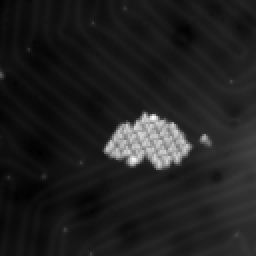
#> input picture selected_regions.jpeg, 256 x 256 px
$ jupyter execute --allow-errors img_1003.ipynb   (older library calls are emulated)
#> lines starting #> are read from the running program, lines starting #| are printed output that depends on the picture; after the words box and inside, x2 and y2 are one past the last pixel; in counts of white or black regions, pixels touching at a corner belong together
[cell 1]
import os
os.environ['KMP_DUPLICATE_LIB_OK']='True'
from matplotlib import pyplot as plt
import matplotlib
import cv2
import numpy as np
import pandas as pd
from collections import deque, namedtuple
from matplotlib import pyplot as plt, patches
import torch
from REACTRL import RealExpEnv, Episode_Memory, Createc_Controller, sac_agent, ReplayMemory, HerReplayMemory
from REACTRL import plot_graph, show_reset, show_done, show_step, image_detect_edges, image_process
matplotlib.rcParams['image.cmap'] = 'gray'
#> (the rest of this cell did not finish here and is left out)

[cell 2]
img=cv2.imread('selected_regions.jpeg')
#> img is the input picture: shape (256, 256, 3); min 0, max 255, mean 31.8

img2=cv2.imread('selected_regions.jpeg')
plt.imshow(img)

[cell 3]
img[img<190]=0

[cell 4]
plt.imshow(img)
plt.scatter([147], [141])
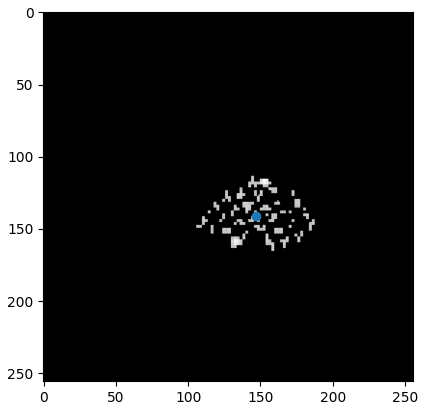
#> figure drawn by matplotlib, 1 panel

[cell 5]
img.shape
#> Out = (256, 256, 3)

[cell 6]
np.median(np.where(img>190)[1])
#> Out = 147

[cell 7]
np.where(img>190)[1].shape
#> Out = (1962,)

[cell 8]
data ={'x': np.where(img>190)[0], 'y': np.where(img>190)[1]}
data=pd.DataFrame(data)
#> data = table of 1962 rows and 2 columns

[cell 9]
data=data.drop_duplicates(ignore_index=True)
#> data = table of 654 rows and 2 columns

[cell 10]
data
#> Out = table of 654 rows and 2 columns

[cell 11]
data.loc[:, 'dist']=np.sqrt((data.x-147)**2+(data.y-141)**2)

[cell 12]
data=data.sort_values(by='dist', ascending=False, ignore_index=True)
#> data = table of 654 rows and 3 columns

[cell 13]
data
#> Out = table of 654 rows and 3 columns

[cell 14]
np.where(img>190)[1].mean()
#> Out = 147.3

[cell 15]
np.where(img>190)[2].mean()
#> Out = 1

[cell 16]
np.random.rand()

[cell 17]
check_points=[[data['x'][i], data['y'][i]] for i in range(len(data))]
#> check_points = 654 pairs, first value 114 to 165, second value 106 to 187

[cell 18]
check_points=np.array(check_points)

#> (a cell that did not finish here is left out)

[cell 20]
check_points
#> Out has the same summary as check_points

#> (a cell that did not finish here is left out)

[cell 22]
check_points.shape
#> Out = (654, 2)

[cell 23]
np.delete(check_points, np.where(check_points==np.array([144,187]))).shape
#> Out = (1285,)

[cell 24]
data
#> Out = table of 654 rows and 3 columns

[cell 25]
check_points=[[data['x'][i], data['y'][i]] for i in range(len(data))]

[cell 26]
check_points
#> Out has the same summary as check_points

#> (a cell that did not finish here is left out)

#> (a cell that did not finish here is left out)

[cell 29]
ref_x=147
ref_y=141
x_nm=-59.699
y_nm=-151.536
len_nm=50  # nm
init_len=2 # nm
move_len=5 # nm
check_points_full=[[data['x'][i], data['y'][i]] for i in range(len(data))]
#> check_points_full has the same summary as check_points

move_points=[]
plt.scatter(x_nm-len_nm/2+len_nm/256*data['x'], y_nm+len_nm/256*data['y'], s=1, c='b')
data_move_all=[]
tip_form_x=133
tip_form_y=-117
tip_len=200
tip_points=[]
tip_points.append([tip_form_x, tip_form_y])
# for i in range(len(data)):
#> (the rest of this cell did not finish here and is left out)

[cell 30]
check_points
#> Out = 653 pairs, first value 114 to 165, second value 106 to 187

[cell 31]
for i in range(len(data)):
    if np.where(img>190)[1][i]==ref_x:
        if np.where(img>190)[2][i]==ref_y:
            print(i)

[cell 32]
np.where(img[img>190])[0].mean()
#> Out = 980.5

[cell 33]
np.where(img[img>190])[0].mean()
#> Out = 980.5

[cell 34]
import numpy as np
import cv2 as cv
from matplotlib import pyplot as plt
img = cv.imread('selected_regions.jpeg')
# img[img<190]=0
assert img is not None, "file could not be read, check with os.path.exists()"
gray = cv.cvtColor(img,cv.COLOR_BGR2GRAY)
ret, thresh = cv.threshold(gray,0,255,cv.THRESH_BINARY_INV+cv.THRESH_OTSU)
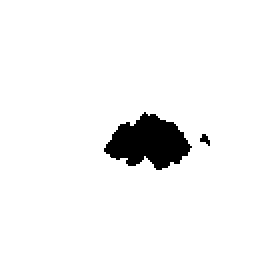
#> thresh: shape (256, 256); 95.1% white; 2 black regions, box (x1, y1, x2, y2) and area: (104, 112, 192, 170) 3119, (200, 134, 210, 146) 68
#> ret = 95

# noise removal
kernel = np.ones((5,5),np.uint8)
opening = cv.morphologyEx(thresh,cv.MORPH_OPEN,kernel, iterations = 2)
#> opening: shape (256, 256); 95% white; 2 black regions, box (x1, y1, x2, y2) and area: (104, 112, 192, 170) 3195, (200, 134, 210, 146) 68
# sure background area
sure_bg = cv.dilate(opening,kernel,iterations=3)
#> sure_bg: shape (256, 256); 97.5% white; 1 black region, box (x1, y1, x2, y2) and area: (116, 120, 182, 162) 1627
# Finding sure foreground area
dist_transform = cv.distanceTransform(opening,cv.DIST_L2,5)
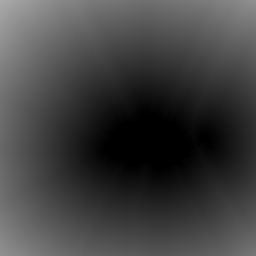
#> dist_transform: shape (256, 256) float32; min 0, max 171.2, mean 65.1
ret, sure_fg = cv.threshold(dist_transform,0.7*dist_transform.max(),255,0)
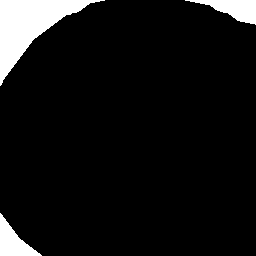
#> sure_fg: shape (256, 256) float32; 7.6% white; 3 white regions, box (x1, y1, x2, y2) and area: (0, 0, 105, 86) 3286, (185, 0, 256, 25) 851, (0, 213, 42, 256) 812
#> ret = 119.8
# Finding unknown region
sure_fg = np.uint8(sure_fg)
unknown = cv.subtract(sure_bg,sure_fg)
#> unknown: shape (256, 256); 90% white; 4 black regions, box (x1, y1, x2, y2) and area: (0, 0, 105, 86) 3286, (116, 120, 182, 162) 1627, (185, 0, 256, 25) 851, (0, 213, 42, 256) 812

# Marker labelling
ret, markers = cv.connectedComponents(sure_fg)
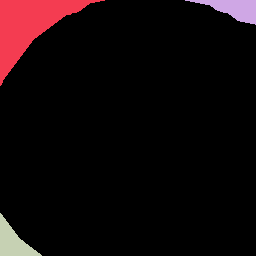
#> markers: shape (256, 256) int32; 4 distinct labels, from 0 to 3; one colour per label, 0 black
#> ret = 4
# Add one to all labels so that sure background is not 0, but 1
markers = markers+1
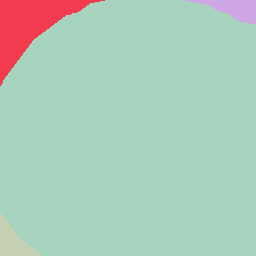
#> markers: shape (256, 256) int32; 4 distinct labels, from 1 to 4; one colour per label, 0 black
# Now, mark the region of unknown with zero
markers[unknown==255] = 0
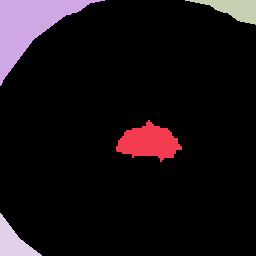
#> markers: shape (256, 256) int32; 5 distinct labels, from 0 to 4; one colour per label, 0 black

[cell 35]
plt.imshow(unknown)

[cell 36]
plt.imshow(thresh)

#> (a cell that did not finish here is left out)

[cell 38]
len(np.where(img[img>210])[0])
#> Out = 180

[cell 39]
image_process(img)
#> (this line was passed over: REACTRL is not available in this run)

[cell 40]
# dst= cv2.fastNlMeansDenoisingColored(img,None,10,10,7,21)
dst=cv2.fastNlMeansDenoising(img, None, 30, 7, 21)
plt.subplot(121),plt.imshow(img)
plt.subplot(122),plt.imshow(dst)
plt.show()

[cell 41]
img=dst

[cell 42]
sobelx8u = cv2.Sobel(img,cv2.CV_8U,1,0,ksize=5)
# Output dtype = cv.CV_64F. Then take its absolute and convert to cv.CV_8U
sobelx64f = cv2.Sobel(img,cv2.CV_64F,1,0,ksize=5)
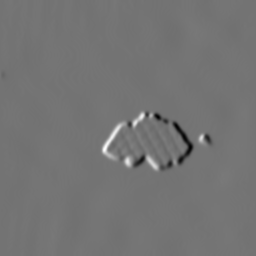
#> sobelx64f: shape (256, 256, 3) float64; min -3616, max 4337, mean 14.5; drawn with min black and max white
abs_sobel64f = np.absolute(sobelx64f)
sobel_8u = np.uint8(abs_sobel64f)
plt.subplot(1,3,1),plt.imshow(img2,cmap = 'gray')
plt.title('Original'), plt.xticks([]), plt.yticks([])
plt.subplot(1,3,2),plt.imshow(sobelx8u,cmap = 'gray')
plt.title('Sobel CV_8U'), plt.xticks([]), plt.yticks([])
plt.subplot(1,3,3),plt.imshow(sobel_8u,cmap = 'gray')
plt.title('Sobel abs(CV_64F)'), plt.xticks([]), plt.yticks([])

[cell 43]
plt.imshow(sobelx8u,cmap = 'gray')

#> (a cell that did not finish here is left out)

[cell 45]
image_process(sobelx8u, kernal_v=9)
#> (this line was passed over: REACTRL is not available in this run)

#> (a cell that did not finish here is left out)

[cell 47]
sobelx8u[sobelx8u<150]=0
# sobelx8u[sobelx8u>150]=255

[cell 48]
sobel_8u[sobel_8u<150]=0
# sobel_8u[sobel_8u>150]=255

[cell 49]
plt.imshow(sobel_8u,cmap = 'gray')

[cell 50]
plt.imshow(sobelx8u,cmap = 'gray')

[cell 51]
obelx64f_aa = cv2.Sobel(sobelx8u,cv2.CV_64F,1,0,ksize=5)

[cell 52]
plt.imshow(img)

[cell 53]
img[img<250]=0
#> img: shape (256, 256, 3); every value is 0

[cell 54]
plt.imshow(sobelx8u,cmap = 'gray')

[cell 55]
np.where(sobelx8u==255)

[cell 56]
import numpy as np
import matplotlib.pyplot as plt
from skimage.io import imread, imshow
from skimage.color import rgb2hsv, rgb2gray, rgb2yuv
from skimage import color, exposure, transform
from skimage.exposure import equalize_hist

[cell 57]
plt.imshow(img)

[cell 58]
dark_image_grey = rgb2gray(img)
#> dark_image_grey: shape (256, 256) float64; every value is 0
plt.figure(num=None, figsize=(8, 6), dpi=80)
plt.imshow(dark_image_grey, cmap='gray')
dark_image_grey_fourier = np.fft.fftshift(np.fft.fft2(dark_image_grey))
plt.figure(num=None, figsize=(8, 6), dpi=80)
plt.imshow(np.log(abs(dark_image_grey_fourier)), cmap='gray')

[cell 59]
dark_image_grey_fourier = np.fft.fftshift(np.fft.fft2(dark_image_grey))
plt.figure(num=None, figsize=(8, 6), dpi=80)
plt.imshow(np.log(abs(dark_image_grey_fourier)), cmap='gray');

[cell 60]
for i in range(2):
   sobelx8u = cv2.Sobel(obelx64f_aa,cv2.CV_64F,1,0,ksize=5)
#> this loop made 2 passes
#> pass 1, `sobelx8u = cv2.Sobel(obelx64f_aa,cv2.CV_64F,1,0,ksize=5)`:
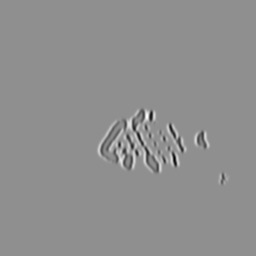
#> sobelx8u: shape (256, 256, 3) float64; min -1145450, max 894219, mean 0; drawn with min black and max white

[cell 61]
plt.imshow(obelx64f_aa,cmap = 'gray')
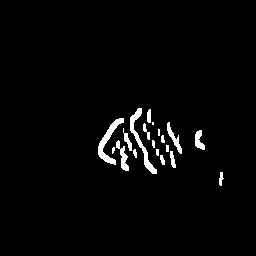
#> shown: shape (256, 256, 3) float64; values 0 (black) and 1 (white), 2.5% white; 19 white regions (3 under 20 px), largest, box (x1, y1, x2, y2) and area: (130, 108, 157, 174) 357, (98, 118, 124, 165) 353, (116, 140, 129, 171) 162

[cell 62]
sobelx8u = cv2.Sobel(img,cv2.CV_8U,1,0,ksize=5)
# Output dtype = cv.CV_64F. Then take its absolute and convert to cv.CV_8U
sobelx64f = cv2.Sobel(img,cv2.CV_64F,1,0,ksize=5)
#> sobelx64f: shape (256, 256, 3) float64; every value is 0
abs_sobel64f = np.absolute(sobelx64f)
sobel_8u = np.uint8(abs_sobel64f)
plt.subplot(1,3,1),plt.imshow(img2,cmap = 'gray')
plt.title('Original'), plt.xticks([]), plt.yticks([])
plt.subplot(1,3,2),plt.imshow(sobelx8u,cmap = 'gray')
plt.title('Sobel CV_8U'), plt.xticks([]), plt.yticks([])
plt.subplot(1,3,3),plt.imshow(sobel_8u,cmap = 'gray')
plt.title('Sobel abs(CV_64F)'), plt.xticks([]), plt.yticks([])

[cell 63]
laplacian = cv2.Laplacian(img,cv2.CV_64F)
sobelx = cv2.Sobel(img,cv2.CV_64F,1,0,ksize=5)
sobely = cv2.Sobel(img,cv2.CV_64F,0,1,ksize=5)
plt.subplot(2,2,1),plt.imshow(img,cmap = 'gray')
plt.title('Original'), plt.xticks([]), plt.yticks([])
plt.subplot(2,2,2),plt.imshow(laplacian,cmap = 'gray')
plt.title('Laplacian'), plt.xticks([]), plt.yticks([])
plt.subplot(2,2,3),plt.imshow(sobelx,cmap = 'gray')
plt.title('Sobel X'), plt.xticks([]), plt.yticks([])
plt.subplot(2,2,4),plt.imshow(sobely,cmap = 'gray')
plt.title('Sobel Y'), plt.xticks([]), plt.yticks([])
